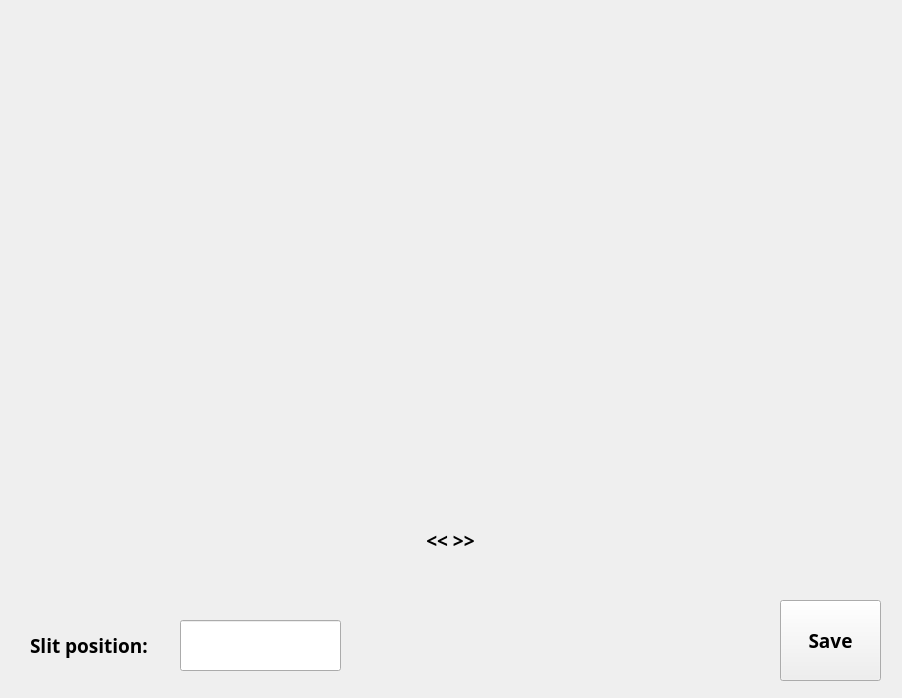
<?xml version="1.0" encoding="UTF-8"?>
<ui version="4.0">
 <class>Setup</class>
 <widget class="QWidget" name="Setup">
  <property name="geometry">
   <rect>
    <x>0</x>
    <y>0</y>
    <width>902</width>
    <height>698</height>
   </rect>
  </property>
  <property name="sizePolicy">
   <sizepolicy hsizetype="Fixed" vsizetype="Fixed">
    <horstretch>0</horstretch>
    <verstretch>0</verstretch>
   </sizepolicy>
  </property>
  <property name="windowTitle">
   <string>Form</string>
  </property>
  <widget class="QPushButton" name="save_btn">
   <property name="geometry">
    <rect>
     <x>780</x>
     <y>600</y>
     <width>101</width>
     <height>81</height>
    </rect>
   </property>
   <property name="font">
    <font>
     <family>Bahnschrift SemiBold</family>
     <pointsize>14</pointsize>
     <weight>75</weight>
     <bold>true</bold>
    </font>
   </property>
   <property name="text">
    <string>Save</string>
   </property>
  </widget>
  <widget class="QWidget" name="verticalLayoutWidget">
   <property name="geometry">
    <rect>
     <x>10</x>
     <y>10</y>
     <width>881</width>
     <height>491</height>
    </rect>
   </property>
   <layout class="QVBoxLayout" name="frame_layout"/>
  </widget>
  <widget class="QLabel" name="label">
   <property name="geometry">
    <rect>
     <x>30</x>
     <y>620</y>
     <width>151</width>
     <height>51</height>
    </rect>
   </property>
   <property name="font">
    <font>
     <family>Bahnschrift SemiBold</family>
     <pointsize>14</pointsize>
     <weight>75</weight>
     <bold>true</bold>
    </font>
   </property>
   <property name="text">
    <string>Slit position:</string>
   </property>
  </widget>
  <widget class="QLabel" name="frame_width_label">
   <property name="geometry">
    <rect>
     <x>300</x>
     <y>520</y>
     <width>301</width>
     <height>41</height>
    </rect>
   </property>
   <property name="font">
    <font>
     <family>Bahnschrift SemiBold</family>
     <pointsize>14</pointsize>
     <weight>75</weight>
     <bold>true</bold>
    </font>
   </property>
   <property name="layoutDirection">
    <enum>Qt::LeftToRight</enum>
   </property>
   <property name="text">
    <string>&lt;&lt;  &gt;&gt;</string>
   </property>
   <property name="alignment">
    <set>Qt::AlignCenter</set>
   </property>
  </widget>
  <widget class="QLineEdit" name="slit_pos_text_field">
   <property name="geometry">
    <rect>
     <x>180</x>
     <y>620</y>
     <width>161</width>
     <height>51</height>
    </rect>
   </property>
   <property name="font">
    <font>
     <family>Bahnschrift SemiBold</family>
     <pointsize>14</pointsize>
     <weight>75</weight>
     <bold>true</bold>
    </font>
   </property>
  </widget>
 </widget>
 <resources/>
 <connections/>
</ui>
